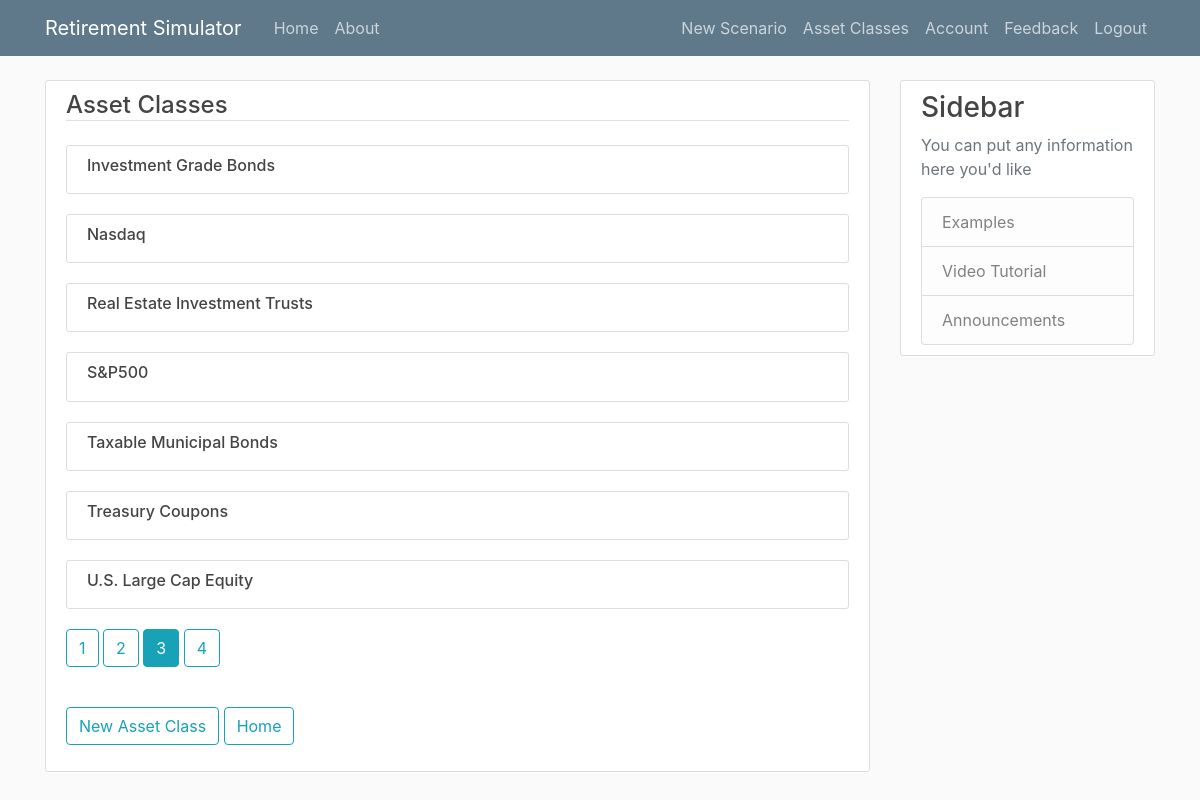
Page /asset_classes/list?page=3 (signed in) on the committed database.
### Simulation/models.py (models this page shows, shortened)
class AssetClass(db.Model):
    id = db.Column(db.Integer, primary_key=True)
    date_created = db.Column(db.DateTime, nullable=False, default=datetime.utcnow)
    title = db.Column(db.String(100), nullable=True)
    avg_ret = db.Column(db.Float, nullable=False)
    std_dev = db.Column(db.Float, nullable=False)

### Simulation/asset_classes/routes.py (the view)
@asset_classes.route("/asset_classes/list", methods=['GET', 'POST'])
@login_required
def list_asset_classes():
    page = request.args.get('page', 1, type=int)
    asset_class_list = AssetClass.query.order_by(AssetClass.title.asc()).paginate(page=page, per_page=7)
    form = AssetClassListForm()
    if form.validate_on_submit():
        if form.nas.data:
            return redirect(url_for('asset_classes.new_asset_class'))
        elif form.home.data:
            return redirect(url_for('main.home'))
    return render_template('asset_list.html', form=form, asset_classes=asset_class_list)

### Simulation/asset_classes/forms.py
class AssetClassListForm(FlaskForm):
    nas = SubmitField('New Asset Class')
    home = SubmitField('Home')

### Simulation/models.py (called while the page is built)
@login_manager.user_loader
def load_user(user_id):
    return User.query.get(int(user_id))

### Simulation/templates/asset_list.html (shortened to what this page needs)
{% extends "layout.html" %}
{% block content %}
    <div class="content-section">
        <form method="POST" action="" enctype="multipart/form-data">
            <fieldset class="form-group">
                <h3>
                    <legend class="border-bottom mb-4">Asset Classes</legend>
                </h3>
                {% for asset_class in asset_classes.items %}
                    <article class="media content-section">
                        <div class="media-body">
                            <h6>
                                <a class="article-title" href="{{ url_for('asset_classes.update_asset_class', asset_class_id=asset_class.id) }}">{{ asset_class.title }}</a>
                            </h6>
                      </div>
                    </article>
                {% endfor %}
                {% for page_num in asset_classes.iter_pages(left_edge=1, right_edge=1, left_current=1, right_current=2) %}
                    {% if page_num %}
                        {% if asset_classes.page == page_num %}
                            <a class="btn btn-info mb-4" href="{{ url_for('asset_classes.list_asset_classes', page=page_num) }}">{{page_num}}</a>
                        {% else %}
                            <a class="btn btn-outline-info mb-4" href="{{ url_for('asset_classes.list_asset_classes', page=page_num) }}">{{page_num}}</a>
                        {% endif %}
                    {% endif %}
                {% endfor %}
            </fieldset>
            <div class="form-group">
                {{ form.nas(class="btn btn-outline-info") }}
                {{ form.home(class="btn btn-outline-info") }}
            </div>
        </form>
    </div>
{% endblock content %}

### Simulation/static/main.css (style rules this page uses)
body { background: #fafafa; color: #333333; margin-top: 5rem; }
h1, h2, h3, h4, h5, h6 { color: #444444; }
.content-section { background: #ffffff; padding: 10px 20px; border: 1px solid #dddddd; border-radius: 3px; margin-bottom: 20px; }
.article-title { color: #444444; }

### rows in the picture
AssetClass: title "Investment Grade Bonds"
AssetClass: title "Nasdaq"
AssetClass: title "Real Estate Investment Trusts"
AssetClass: title "S&P500"
AssetClass: title "Taxable Municipal Bonds"
AssetClass: title "Treasury Coupons"
AssetClass: title "U.S. Large Cap Equity"

### other values in the picture
{{ page_num }} "1" "2" "4"
{{ page_num }} "3"
